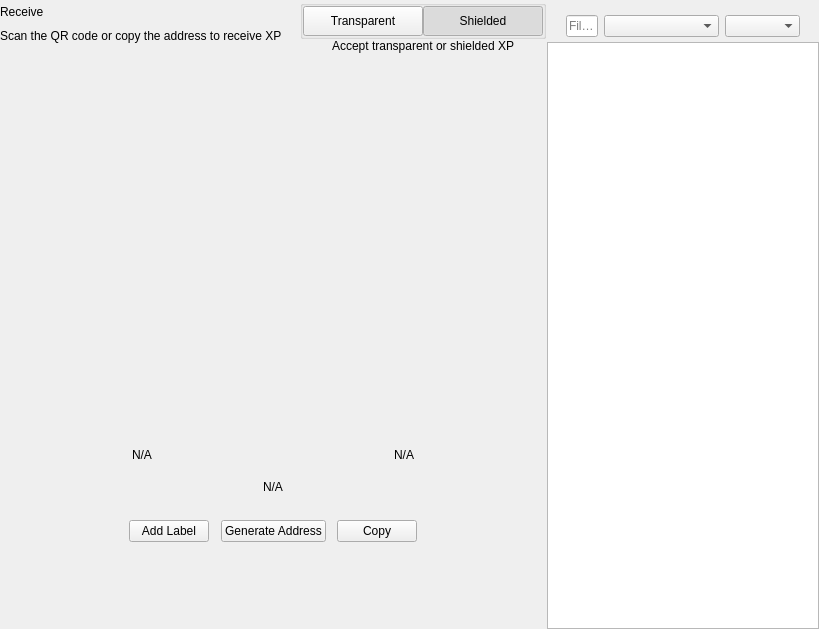
<?xml version="1.0" encoding="UTF-8"?>
<ui version="4.0">
 <class>ReceiveWidget</class>
 <widget class="QWidget" name="ReceiveWidget">
  <property name="geometry">
   <rect>
    <x>0</x>
    <y>0</y>
    <width>819</width>
    <height>629</height>
   </rect>
  </property>
  <property name="minimumSize">
   <size>
    <width>0</width>
    <height>0</height>
   </size>
  </property>
  <property name="windowTitle">
   <string>Form</string>
  </property>
  <layout class="QHBoxLayout" name="horizontalLayout_2" stretch="2,1">
   <property name="spacing">
    <number>0</number>
   </property>
   <property name="leftMargin">
    <number>0</number>
   </property>
   <property name="topMargin">
    <number>0</number>
   </property>
   <property name="rightMargin">
    <number>0</number>
   </property>
   <property name="bottomMargin">
    <number>0</number>
   </property>
   <item>
    <widget class="QWidget" name="left" native="true">
     <layout class="QVBoxLayout" name="verticalLayout_3">
      <property name="leftMargin">
       <number>0</number>
      </property>
      <property name="topMargin">
       <number>0</number>
      </property>
      <property name="rightMargin">
       <number>0</number>
      </property>
      <property name="bottomMargin">
       <number>0</number>
      </property>
      <item>
       <layout class="QVBoxLayout" name="verticalLayout_2">
        <property name="spacing">
         <number>0</number>
        </property>
        <property name="leftMargin">
         <number>0</number>
        </property>
        <item>
         <layout class="QHBoxLayout" name="horizontalLayout_3">
          <property name="spacing">
           <number>0</number>
          </property>
          <item>
           <layout class="QVBoxLayout" name="verticalLayout_4">
            <property name="spacing">
             <number>5</number>
            </property>
            <item>
             <widget class="QLabel" name="labelTitle">
              <property name="text">
               <string>Receive</string>
              </property>
             </widget>
            </item>
            <item alignment="Qt::AlignTop">
             <widget class="QLabel" name="labelSubtitle1">
              <property name="text">
               <string>Scan the QR code or copy the address to receive XP</string>
              </property>
             </widget>
            </item>
           </layout>
          </item>
          <item>
           <spacer name="horizontalSpacer">
            <property name="orientation">
             <enum>Qt::Horizontal</enum>
            </property>
            <property name="sizeHint" stdset="0">
             <size>
              <width>40</width>
              <height>20</height>
             </size>
            </property>
           </spacer>
          </item>
          <item>
           <widget class="QWidget" name="containerViewPrivacyChecks" native="true">
            <layout class="QVBoxLayout" name="containerPrivacyChecks">
             <property name="spacing">
              <number>0</number>
             </property>
             <property name="leftMargin">
              <number>0</number>
             </property>
             <property name="topMargin">
              <number>0</number>
             </property>
             <property name="rightMargin">
              <number>0</number>
             </property>
             <property name="bottomMargin">
              <number>0</number>
             </property>
             <item alignment="Qt::AlignHCenter|Qt::AlignVCenter">
              <widget class="QGroupBox" name="groupBox">
               <property name="title">
                <string/>
               </property>
               <layout class="QHBoxLayout" name="horizontalLayout_2_1">
                <property name="spacing">
                 <number>0</number>
                </property>
                <property name="leftMargin">
                 <number>0</number>
                </property>
                <property name="topMargin">
                 <number>0</number>
                </property>
                <property name="rightMargin">
                 <number>0</number>
                </property>
                <property name="bottomMargin">
                 <number>0</number>
                </property>
                <item>
                 <widget class="QPushButton" name="pushLeft">
                  <property name="minimumSize">
                   <size>
                    <width>120</width>
                    <height>30</height>
                   </size>
                  </property>
                  <property name="maximumSize">
                   <size>
                    <width>120</width>
                    <height>30</height>
                   </size>
                  </property>
                  <property name="focusPolicy">
                   <enum>Qt::NoFocus</enum>
                  </property>
                  <property name="text">
                   <string>Transparent</string>
                  </property>
                  <property name="checkable">
                   <bool>true</bool>
                  </property>
                  <property name="autoExclusive">
                   <bool>true</bool>
                  </property>
                 </widget>
                </item>
                <item>
                 <widget class="QPushButton" name="pushRight">
                  <property name="minimumSize">
                   <size>
                    <width>120</width>
                    <height>30</height>
                   </size>
                  </property>
                  <property name="maximumSize">
                   <size>
                    <width>120</width>
                    <height>30</height>
                   </size>
                  </property>
                  <property name="focusPolicy">
                   <enum>Qt::NoFocus</enum>
                  </property>
                  <property name="text">
                   <string>Shielded</string>
                  </property>
                  <property name="checkable">
                   <bool>true</bool>
                  </property>
                  <property name="checked">
                   <bool>true</bool>
                  </property>
                  <property name="autoExclusive">
                   <bool>true</bool>
                  </property>
                 </widget>
                </item>
               </layout>
              </widget>
             </item>
             <item alignment="Qt::AlignHCenter|Qt::AlignTop">
              <widget class="QLabel" name="labelSubtitle2">
               <property name="text">
                <string>Accept transparent or shielded XP</string>
               </property>
               <property name="alignment">
                <set>Qt::AlignRight|Qt::AlignTrailing|Qt::AlignVCenter</set>
               </property>
              </widget>
             </item>
            </layout>
           </widget>
          </item>
         </layout>
        </item>
        <item>
         <spacer name="verticalSpacer_2">
          <property name="orientation">
           <enum>Qt::Vertical</enum>
          </property>
          <property name="sizeType">
           <enum>QSizePolicy::Expanding</enum>
          </property>
          <property name="sizeHint" stdset="0">
           <size>
            <width>20</width>
            <height>50</height>
           </size>
          </property>
         </spacer>
        </item>
        <item alignment="Qt::AlignHCenter">
         <widget class="QWidget" name="layoutQR" native="true">
          <property name="maximumSize">
           <size>
            <width>510</width>
            <height>16777215</height>
           </size>
          </property>
          <layout class="QVBoxLayout" name="verticalLayoutQr">
           <item>
            <spacer name="verticalSpacer11">
             <property name="orientation">
              <enum>Qt::Vertical</enum>
             </property>
             <property name="sizeType">
              <enum>QSizePolicy::Fixed</enum>
             </property>
             <property name="sizeHint" stdset="0">
              <size>
               <width>20</width>
               <height>20</height>
              </size>
             </property>
            </spacer>
           </item>
           <item alignment="Qt::AlignHCenter">
            <widget class="QLabel" name="labelQrImg">
             <property name="minimumSize">
              <size>
               <width>260</width>
               <height>260</height>
              </size>
             </property>
             <property name="maximumSize">
              <size>
               <width>260</width>
               <height>260</height>
              </size>
             </property>
             <property name="text">
              <string/>
             </property>
             <property name="alignment">
              <set>Qt::AlignCenter</set>
             </property>
            </widget>
           </item>
           <item>
            <spacer name="verticalSpacer_21">
             <property name="orientation">
              <enum>Qt::Vertical</enum>
             </property>
             <property name="sizeType">
              <enum>QSizePolicy::Fixed</enum>
             </property>
             <property name="sizeHint" stdset="0">
              <size>
               <width>20</width>
               <height>30</height>
              </size>
             </property>
            </spacer>
           </item>
           <item>
            <widget class="QWidget" name="widget" native="true">
             <property name="minimumSize">
              <size>
               <width>0</width>
               <height>0</height>
              </size>
             </property>
             <layout class="QHBoxLayout" name="horizontalLayout_5">
              <item>
               <widget class="QLabel" name="labelLabel">
                <property name="text">
                 <string notr="true">N/A</string>
                </property>
               </widget>
              </item>
              <item>
               <spacer name="horizontalSpacer_2">
                <property name="orientation">
                 <enum>Qt::Horizontal</enum>
                </property>
                <property name="sizeHint" stdset="0">
                 <size>
                  <width>141</width>
                  <height>20</height>
                 </size>
                </property>
               </spacer>
              </item>
              <item>
               <widget class="QLabel" name="labelDate">
                <property name="text">
                 <string notr="true">N/A</string>
                </property>
                <property name="alignment">
                 <set>Qt::AlignRight|Qt::AlignTrailing|Qt::AlignVCenter</set>
                </property>
               </widget>
              </item>
             </layout>
            </widget>
           </item>
           <item>
            <widget class="QLabel" name="labelAddress">
             <property name="sizePolicy">
              <sizepolicy hsizetype="Expanding" vsizetype="Preferred">
               <horstretch>0</horstretch>
               <verstretch>0</verstretch>
              </sizepolicy>
             </property>
             <property name="minimumSize">
              <size>
               <width>300</width>
               <height>0</height>
              </size>
             </property>
             <property name="text">
              <string notr="true">N/A</string>
             </property>
             <property name="alignment">
              <set>Qt::AlignCenter</set>
             </property>
            </widget>
           </item>
           <item>
            <spacer name="verticalSpacer_4">
             <property name="orientation">
              <enum>Qt::Vertical</enum>
             </property>
             <property name="sizeType">
              <enum>QSizePolicy::Fixed</enum>
             </property>
             <property name="sizeHint" stdset="0">
              <size>
               <width>20</width>
               <height>20</height>
              </size>
             </property>
            </spacer>
           </item>
           <item>
            <layout class="QHBoxLayout" name="horizontalLayout_4">
             <item alignment="Qt::AlignHCenter">
              <widget class="QPushButton" name="pushButtonLabel">
               <property name="focusPolicy">
                <enum>Qt::NoFocus</enum>
               </property>
               <property name="text">
                <string>Add Label</string>
               </property>
              </widget>
             </item>
             <item alignment="Qt::AlignHCenter">
              <widget class="QPushButton" name="pushButtonNewAddress">
               <property name="focusPolicy">
                <enum>Qt::NoFocus</enum>
               </property>
               <property name="text">
                <string>Generate Address</string>
               </property>
              </widget>
             </item>
             <item alignment="Qt::AlignHCenter">
              <widget class="QPushButton" name="pushButtonCopy">
               <property name="focusPolicy">
                <enum>Qt::NoFocus</enum>
               </property>
               <property name="text">
                <string>Copy</string>
               </property>
              </widget>
             </item>
            </layout>
           </item>
           <item>
            <spacer name="verticalSpacer_3">
             <property name="orientation">
              <enum>Qt::Vertical</enum>
             </property>
             <property name="sizeType">
              <enum>QSizePolicy::Expanding</enum>
             </property>
             <property name="sizeHint" stdset="0">
              <size>
               <width>20</width>
               <height>20</height>
              </size>
             </property>
            </spacer>
           </item>
          </layout>
         </widget>
        </item>
        <item>
         <spacer name="verticalSpacer">
          <property name="orientation">
           <enum>Qt::Vertical</enum>
          </property>
          <property name="sizeHint" stdset="0">
           <size>
            <width>20</width>
            <height>40</height>
           </size>
          </property>
         </spacer>
        </item>
       </layout>
      </item>
     </layout>
    </widget>
   </item>
   <item>
    <widget class="QWidget" name="right" native="true">
     <layout class="QVBoxLayout" name="verticalLayout_5">
      <property name="spacing">
       <number>0</number>
      </property>
      <property name="leftMargin">
       <number>1</number>
      </property>
      <property name="topMargin">
       <number>0</number>
      </property>
      <property name="rightMargin">
       <number>0</number>
      </property>
      <property name="bottomMargin">
       <number>0</number>
      </property>
      <item>
       <layout class="QVBoxLayout" name="container_right">
        <property name="spacing">
         <number>0</number>
        </property>
        <property name="leftMargin">
         <number>0</number>
        </property>
        <property name="rightMargin">
         <number>0</number>
        </property>
        <item>
         <layout class="QVBoxLayout" name="verticalLayout">
          <property name="spacing">
           <number>6</number>
          </property>
          <property name="leftMargin">
           <number>19</number>
          </property>
          <property name="rightMargin">
           <number>19</number>
          </property>
          <item>
           <widget class="OptionButton" name="btnRequest" native="true"/>
          </item>
          <item>
           <widget class="OptionButton" name="btnMyAddresses" native="true">
            <property name="sizePolicy">
             <sizepolicy hsizetype="Preferred" vsizetype="Minimum">
              <horstretch>0</horstretch>
              <verstretch>0</verstretch>
             </sizepolicy>
            </property>
           </widget>
          </item>
         </layout>
        </item>
        <item>
         <widget class="QWidget" name="sortWidget" native="true">
          <layout class="QHBoxLayout" name="horizontalLayout_6">
           <property name="leftMargin">
            <number>19</number>
           </property>
           <property name="rightMargin">
            <number>19</number>
           </property>
           <property name="bottomMargin">
            <number>5</number>
           </property>
           <item>
            <widget class="QLineEdit" name="lineEditFilter">
             <property name="sizePolicy">
              <sizepolicy hsizetype="Expanding" vsizetype="Fixed">
               <horstretch>0</horstretch>
               <verstretch>0</verstretch>
              </sizepolicy>
             </property>
             <property name="minimumSize">
              <size>
               <width>0</width>
               <height>0</height>
              </size>
             </property>
             <property name="contextMenuPolicy">
              <enum>Qt::DefaultContextMenu</enum>
             </property>
             <property name="acceptDrops">
              <bool>false</bool>
             </property>
             <property name="maxLength">
              <number>40</number>
             </property>
             <property name="placeholderText">
              <string>Filter</string>
             </property>
            </widget>
           </item>
           <item>
            <spacer name="horizontalSpacer_3">
             <property name="orientation">
              <enum>Qt::Horizontal</enum>
             </property>
             <property name="sizeType">
              <enum>QSizePolicy::Preferred</enum>
             </property>
             <property name="sizeHint" stdset="0">
              <size>
               <width>20</width>
               <height>20</height>
              </size>
             </property>
            </spacer>
           </item>
           <item>
            <widget class="QComboBox" name="comboBoxSort">
             <property name="sizePolicy">
              <sizepolicy hsizetype="Preferred" vsizetype="Fixed">
               <horstretch>0</horstretch>
               <verstretch>0</verstretch>
              </sizepolicy>
             </property>
             <property name="minimumSize">
              <size>
               <width>115</width>
               <height>0</height>
              </size>
             </property>
            </widget>
           </item>
           <item>
            <widget class="QComboBox" name="comboBoxSortOrder">
             <property name="sizePolicy">
              <sizepolicy hsizetype="Preferred" vsizetype="Fixed">
               <horstretch>0</horstretch>
               <verstretch>0</verstretch>
              </sizepolicy>
             </property>
             <property name="minimumSize">
              <size>
               <width>75</width>
               <height>0</height>
              </size>
             </property>
            </widget>
           </item>
          </layout>
          <zorder>comboBoxSort</zorder>
          <zorder>comboBoxSortOrder</zorder>
          <zorder>lineEditFilter</zorder>
         </widget>
        </item>
        <item>
         <widget class="QListView" name="listViewAddress"/>
        </item>
       </layout>
      </item>
     </layout>
    </widget>
   </item>
  </layout>
 </widget>
 <customwidgets>
  <customwidget>
   <class>OptionButton</class>
   <extends>QWidget</extends>
   <header>qt/pivx/optionbutton.h</header>
   <container>1</container>
  </customwidget>
 </customwidgets>
 <resources/>
 <connections/>
</ui>
